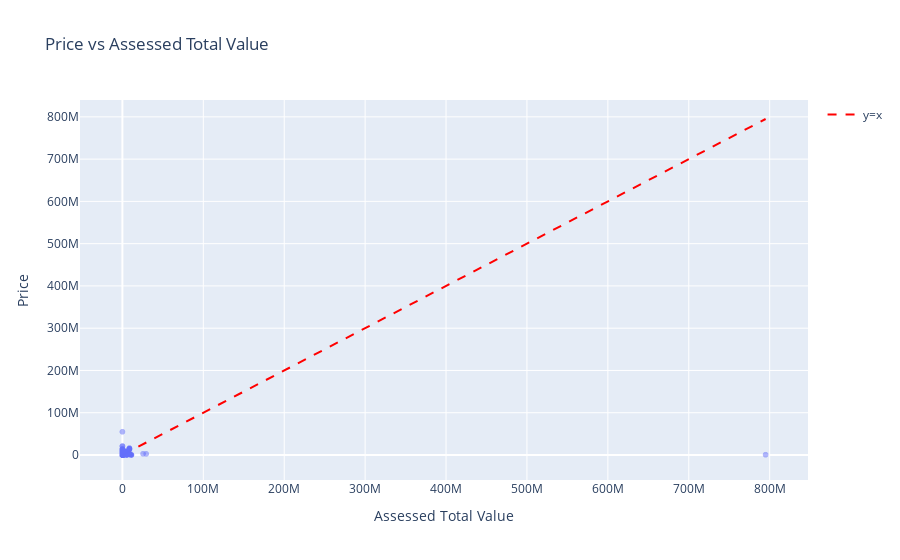

The cell this chart's notebook holds for it:
### Code cell
import plotly.express as px
import pandas as pd

# Scatter plot
fig = px.scatter(
    df,
    x='ASSESSED_TOTAL_VALUE',
    y='PRICE',
    title='Price vs Assessed Total Value',
    labels={'ASSESSED_TOTAL_VALUE': 'Assessed Total Value', 'PRICE': 'Price'},
    opacity=0.5
)

# Add y=x line
max_val = max(df['ASSESSED_TOTAL_VALUE'].max(), df['PRICE'].max())
fig.add_scatter(x=[0, max_val], y=[0, max_val], mode='lines', name='y=x', line=dict(color='red', dash='dash'))

fig.show()

### Figure 1 — Plotly figure (JSON) as saved in the notebook; plotly's stock layout.template omitted (floating-point values rounded to 4 significant figures; data arrays with more than 128 entries replaced by an {"elided": "..."} marker saying what was removed)
{"data": [{"hovertemplate": "Assessed Total Value=%{x}<br>Price=%{y}<extra></extra>", "legendgroup": "", "marker": {"color": "#636efa", "opacity": 0.5, "symbol": "circle"}, "mode": "markers", "name": "", "showlegend": false, "x": {"elided": "145218 int values"}, "xaxis": "x", "y": {"elided": "145218 int values"}, "yaxis": "y", "type": "scattergl"}, {"line": {"color": "red", "dash": "dash"}, "mode": "lines", "name": "y=x", "x": [0, 794958200], "y": [0, 794958200], "type": "scatter"}], "layout": {"xaxis": {"anchor": "y", "domain": [0.0, 1.0], "title": {"text": "Assessed Total Value"}}, "yaxis": {"anchor": "x", "domain": [0.0, 1.0], "title": {"text": "Price"}}, "legend": {"tracegroupgap": 0}, "title": {"text": "Price vs Assessed Total Value"}}}
